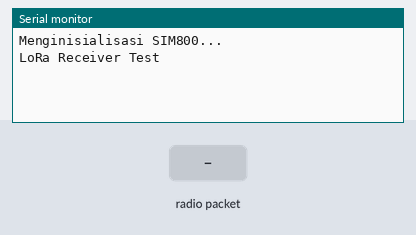
This sketch was run on a simulated ESP32. On the bench: the last lines printed to the serial monitor. Inputs (shaded band) come from the test bench. No radio packets arrive unless stated; nothing arrives over Bluetooth unless stated; the modem accepts every AT command (registered, SIM ready, sends succeed) and sends nothing else.

Above: at 11.7 s.
11.8 s: radio packet "+HTTPACTION:" arrives
At 13.4 s:
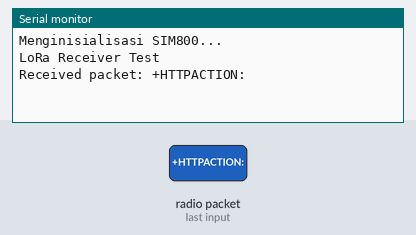
14.0 s: radio packet "1" arrives
At 15.1 s:
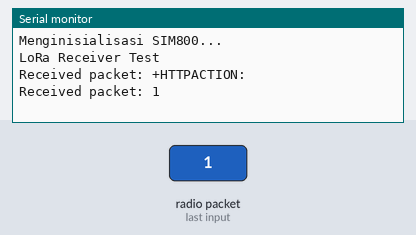

The sketch:

receiver_GSM_FIREBASE_1.ino
```cpp
#include <SoftwareSerial.h>
#include <SPI.h>
#include <LoRa.h>
#include <BluetoothSerial.h>

#define GATEWAY_NUMBER 2
#define NUM_ITERATIONS 10
#define TIMEOUT 60000
#define FREQ 433E6
#define SPREADING_FACTOR 8
#define BANDWIDTH 41700 // 15,6 kHz
#define CODING_RATE 5  // Coding Rate 4/8
#define PREAMBLE_LENGTH 12

// SIM800L Serial Pins
#define SIM800_RX_PIN 16
#define SIM800_TX_PIN 17
#define SIM800_RST_PIN 4
SoftwareSerial SIM800(SIM800_RX_PIN, SIM800_TX_PIN);
BluetoothSerial SerialBT;

#define USE_SSL true
#define DELAY_MS 500

// APN settings
const String APN = "byu"; // Ganti dengan pengaturan APN Anda
const String USER = "";    // GPRS User
const String PASS = "";    // GPRS Password

// Define the pins of LoRa module
const int csPin = 5;     // LoRa radio chip select
const int resetPin = 4;  // LoRa radio reset
const int irqPin = 25;   // Must be a hardware interrupt pin

const String FIREBASE_HOST = "https://gateway-data-gsm-default-rtdb.asia-southeast1.firebasedatabase.app/"; // Ganti dengan host Firebase
const String FIREBASE_SECRET = "7ydfdVT7E35GpD5J4Px4bHy9hPaesiPvfK8TSUTW"; // Ganti dengan secret Firebase

int RSSI;
float SNR;
unsigned long lastUpdateTime = 0;
bool zeroDataSent = false;
int counter = 0;
bool buoyStatus = false;

// Variables for buoy 1
int buoyNumber;
float accPitch = 0;
float accRoll = 0;
float tegangan = 0;
float suhu = 0;
float humidity = 0;
int light = 0;
double longitude = 0;
double latitude = 0;
String tanggal;
String waktu;
String Data;

void setup() {
  // Inisialisasi komunikasi serial
  Serial.begin(115200);
  SerialBT.begin("Gateway-MaiBuoy");
  while (!Serial);

  // Inisialisasi komunikasi SIM800L
  SIM800.begin(9600);

  Serial.println("Menginisialisasi SIM800...");
  init_gsm();

  LoRa.setPins(csPin, resetPin, irqPin);
  Serial.println("LoRa Receiver Test");

  if (!LoRa.begin(FREQ)) {
    Serial.println("Starting LoRa failed!");
    while (1);
  }

  LoRa.setSpreadingFactor(SPREADING_FACTOR);
  LoRa.setSignalBandwidth(BANDWIDTH);  // Default 125 kHz
  LoRa.setCodingRate4(CODING_RATE);
  LoRa.setPreambleLength(PREAMBLE_LENGTH);
}

void loop() {
  updateBuoyData();

  // if (!is_gprs_connected()) {
  //   Serial.println("try to connect");
  //   gprs_connect();
  // }

  // if (buoyStatus) {
  //   post_to_firebase(Data);
  //   buoyStatus = false;
  //   counter = 0;
  // }
  delay(1000); // Kirim data setiap 10 detik
}

// Fungsi untuk menghasilkan data dummy
void get_dummy_data(String data) {
  int separator1 = data.indexOf(';');
  int separator2 = data.indexOf(';', separator1 + 1);
  int separator3 = data.indexOf(';', separator2 + 1);
  int separator4 = data.indexOf(';', separator3 + 1);
  int separator5 = data.indexOf(';', separator4 + 1);
  int separator6 = data.indexOf(';', separator5 + 1);
  int separator7 = data.indexOf(';', separator6 + 1);
  int separator8 = data.indexOf(';', separator7 + 1);
  int separator9 = data.indexOf(';', separator8 + 1);
  int separator10 = data.indexOf(';', separator9 + 1);

  buoyNumber = data.substring(0, separator1).toInt();
  accPitch = data.substring(separator1 + 1, separator2).toFloat();
  accRoll = data.substring(separator2 + 1, separator3).toFloat();
  tegangan = data.substring(separator3 + 1, separator4).toFloat();
  suhu = data.substring(separator4 + 1, separator5).toFloat();
  humidity = data.substring(separator5 + 1, separator6).toFloat();
  light = data.substring(separator6 + 1, separator7).toInt();
  longitude = data.substring(separator7 + 1, separator8).toDouble();
  latitude = data.substring(separator8 + 1, separator9).toDouble();
  tanggal = data.substring(separator9 + 1, separator10);
  waktu = data.substring(separator10 + 1);

  // Format data JSON, pastikan setiap properti dipisahkan dengan benar
  Data = "{";
  Data += "\"BuoyNumber\":\"" + String(buoyNumber) + "\","; // Properti dengan tanda kutip
  Data += "\"AccPitch\":\"" + String(accPitch, 2) + "\",";   // Dua desimal untuk float
  Data += "\"AccRoll\":\"" + String(accRoll, 2) + "\",";
  Data += "\"Tegangan\":\"" + String(tegangan, 2) + "\",";
  Data += "\"Suhu\":\"" + String(suhu, 2) + "\",";
  Data += "\"Humidity\":\"" + String(humidity, 2) + "\",";
  Data += "\"Light\":\"" + String(light) + "\",";
  Data += "\"Longitude\":\"" + String(longitude, 7) + "\",";
  Data += "\"Latitude\":\"" + String(latitude, 7) + "\",";
  Data += "\"Tanggal\":\"" + String(tanggal) + "\",";
  Data += "\"Waktu\":\"" + String(waktu) + "\"";
  Data += "}"; // Pastikan tidak ada koma di akhir objek JSON
}

void updateBuoyData() {
  bool dataReceived = false;

  for (int i = 0; i < NUM_ITERATIONS; i++) {
    int packetSize = LoRa.parsePacket();
    if (packetSize) {
      dataReceived = true;
      String receivedData = "";
      while (LoRa.available()) {
        receivedData += (char)LoRa.read();
      }
      RSSI = LoRa.packetRssi();
      SNR = LoRa.packetSnr();
      Serial.print("Received packet: ");
      Serial.println(receivedData);
      SerialBT.print("Received packet: ");
      SerialBT.println(receivedData);
      SerialBT.print("RSSI: ");
      SerialBT.println(RSSI);
      SerialBT.print("SNR: ");
      SerialBT.println(SNR);

      get_dummy_data(receivedData);

      counter++;
    }
  }

  if (counter >= 1) {
    buoyStatus = true;
  }

  if (dataReceived) {
    lastUpdateTime = millis();
  }
}

void post_to_firebase(String data) {
  SIM800.println("AT+HTTPINIT");
  waitResponse("OK", 1000); // Tambahkan respons dan timeout
  delay(DELAY_MS);

  if (USE_SSL == true) {
    SIM800.println("AT+HTTPSSL=1");
    waitResponse("OK", 1000); // Tambahkan respons dan timeout
    delay(DELAY_MS);
  }

  SIM800.println("AT+HTTPPARA=\"CID\",1");
  waitResponse("OK", 1000); // Tambahkan respons dan timeout
  delay(DELAY_MS);

  SIM800.println("AT+HTTPPARA=\"URL\"," + FIREBASE_HOST + ".json?auth=" + FIREBASE_SECRET);
  waitResponse("OK", 1000); // Tambahkan respons dan timeout
  delay(DELAY_MS);

  SIM800.println("AT+HTTPPARA=\"REDIR\",1");
  waitResponse("OK", 1000); // Tambahkan respons dan timeout
  delay(DELAY_MS);

  SIM800.println("AT+HTTPPARA=\"CONTENT\",\"application/json\"");
  waitResponse("OK", 1000); // Tambahkan respons dan timeout
  delay(DELAY_MS);

  SIM800.println("AT+HTTPDATA=" + String(data.length()) + ",10000");
  waitResponse("DOWNLOAD", 1000); // Tambahkan respons dan timeout
  SIM800.println(data);
  waitResponse("OK", 1000); // Tambahkan respons dan timeout
  delay(DELAY_MS);

  SIM800.println("AT+HTTPACTION=1");
  for (uint32_t start = millis(); millis() - start < 20000;) {
    while (!SIM800.available());
    String response = SIM800.readString();
    if (response.indexOf("+HTTPACTION:") > 0) {
      Serial.println(response);
      break;
    }
  }

  SIM800.println("AT+HTTPREAD");
  waitResponse("OK", 1000); // Tambahkan respons dan timeout
  delay(DELAY_MS);

  SIM800.println("AT+HTTPTERM");
  waitResponse("OK", 1000); // Tambahkan respons dan timeout
  delay(DELAY_MS);
}

void init_gsm() {
  SIM800.println("AT");
  waitResponse("OK", 1000); // Tambahkan respons dan timeout
  delay(DELAY_MS);

  SIM800.println("AT+CPIN?");
  waitResponse("+CPIN: READY", 1000); // Tambahkan respons dan timeout
  delay(DELAY_MS);

  SIM800.println("AT+CFUN=1");
  waitResponse("OK", 1000); // Tambahkan respons dan timeout
  delay(DELAY_MS);

  SIM800.println("AT+CMEE=2");
  waitResponse("OK", 1000); // Tambahkan respons dan timeout
  delay(DELAY_MS);

  SIM800.println("AT+CBATCHK=1");
  waitResponse("OK", 1000); // Tambahkan respons dan timeout
  delay(DELAY_MS);

  SIM800.println("AT+CREG?");
  waitResponse("+CREG: 0,", 1000); // Tambahkan respons dan timeout
  delay(DELAY_MS);

  SIM800.print("AT+CMGF=1\r");
  waitResponse("OK", 1000); // Tambahkan respons dan timeout
  delay(DELAY_MS);
}

void gprs_connect() {
  SIM800.println("AT+SAPBR=0,1");
  waitResponse("OK", 60000); // Tambahkan respons dan timeout
  delay(DELAY_MS);

  SIM800.println("AT+SAPBR=3,1,\"Contype\",\"GPRS\"");
  waitResponse("OK", 1000); // Tambahkan respons dan timeout
  delay(DELAY_MS);

  SIM800.println("AT+SAPBR=3,1,\"APN\"," + APN);
  waitResponse("OK", 1000); // Tambahkan respons dan timeout
  delay(DELAY_MS);

  if (USER != "") {
    SIM800.println("AT+SAPBR=3,1,\"USER\"," + USER);
    waitResponse("OK", 1000); // Tambahkan respons dan timeout
    delay(DELAY_MS);
  }

  if (PASS != "") {
    SIM800.println("AT+SAPBR=3,1,\"PASS\"," + PASS);
    waitResponse("OK", 1000); // Tambahkan respons dan timeout
    delay(DELAY_MS);
  }

  SIM800.println("AT+SAPBR=1,1");
  waitResponse("OK", 30000); // Tambahkan respons dan timeout
  delay(DELAY_MS);

  SIM800.println("AT+SAPBR=2,1");
  waitResponse("OK", 1000); // Tambahkan respons dan timeout
  delay(DELAY_MS);
}

boolean is_gprs_connected() {
  SIM800.println("AT+CGATT?");
  if (waitResponse("+CGATT: 1", 6000) == 1) {
    return false;
  }
  return true;
}

boolean waitResponse(String expected_answer, unsigned int timeout) {
  uint8_t answer = 0;
  String response;
  unsigned long previous = millis();

  while (SIM800.available() > 0) SIM800.read();

  do {
    if (SIM800.available() != 0) {
      char c = SIM800.read();
      response.concat(c);
      if (response.indexOf(expected_answer) > 0) {
        answer = 1;
      }
    }
  } while ((answer == 0) && ((millis() - previous) < timeout));

  Serial.println(response);
  return answer;
}
```

Measured:
- after the input at 11.8 s, the serial monitor: prints a new line after 0.72 s (image 1)
- after the input at 14.0 s, the serial monitor: prints a new line after 0.53 s (image 2)
